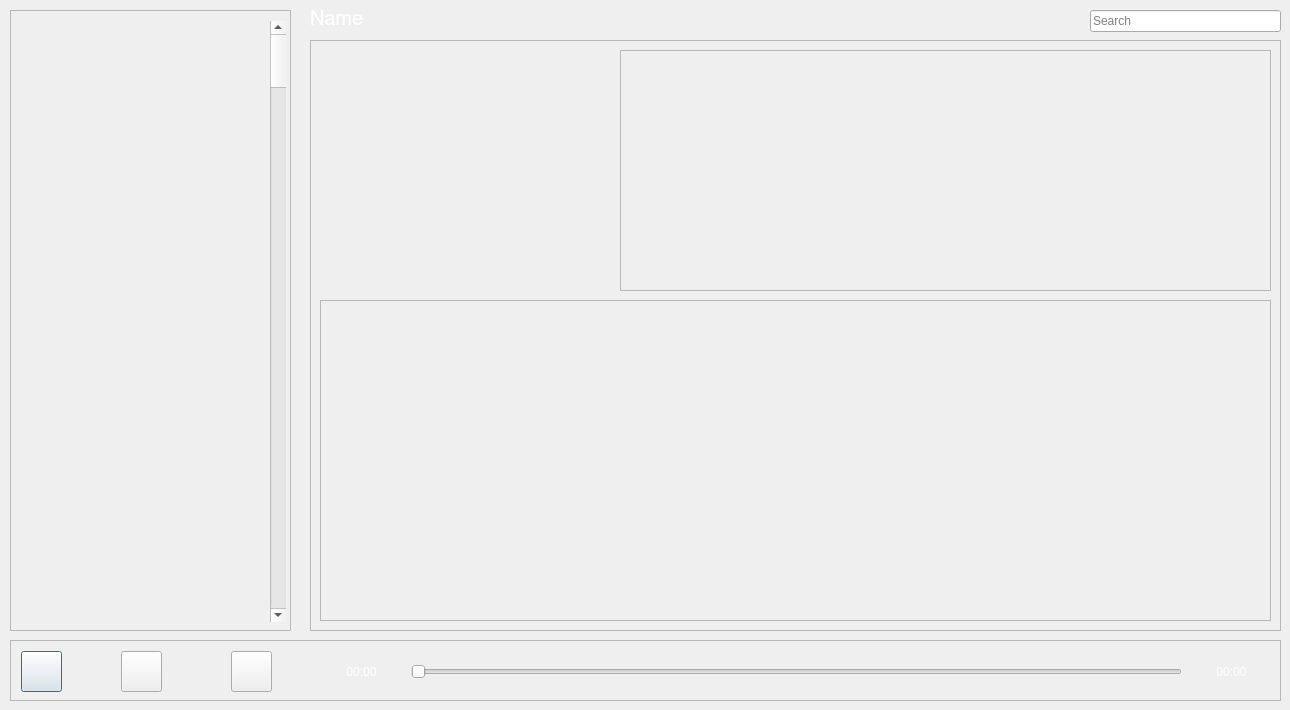
<?xml version="1.0" encoding="UTF-8"?>
<ui version="4.0">
 <class>streamerwind</class>
 <widget class="QDialog" name="streamerwind">
  <property name="geometry">
   <rect>
    <x>0</x>
    <y>0</y>
    <width>1290</width>
    <height>710</height>
   </rect>
  </property>
  <property name="windowTitle">
   <string>Dialog</string>
  </property>
  <widget class="QScrollArea" name="scrollArea">
   <property name="geometry">
    <rect>
     <x>10</x>
     <y>10</y>
     <width>281</width>
     <height>621</height>
    </rect>
   </property>
   <property name="widgetResizable">
    <bool>true</bool>
   </property>
   <widget class="QWidget" name="scrollAreaWidgetContents">
    <property name="geometry">
     <rect>
      <x>0</x>
      <y>0</y>
      <width>279</width>
      <height>619</height>
     </rect>
    </property>
    <widget class="QScrollBar" name="verticalScrollBar">
     <property name="geometry">
      <rect>
       <x>259</x>
       <y>10</y>
       <width>16</width>
       <height>601</height>
      </rect>
     </property>
     <property name="orientation">
      <enum>Qt::Vertical</enum>
     </property>
    </widget>
    <widget class="QLabel" name="label_2">
     <property name="geometry">
      <rect>
       <x>-5</x>
       <y>-17</y>
       <width>291</width>
       <height>711</height>
      </rect>
     </property>
     <property name="text">
      <string/>
     </property>
     <property name="pixmap">
      <pixmap>../Desktop/Wallpapers/1920x1080-black-solid-color-background.jpg</pixmap>
     </property>
     <property name="scaledContents">
      <bool>true</bool>
     </property>
    </widget>
    <zorder>label_2</zorder>
    <zorder>verticalScrollBar</zorder>
   </widget>
  </widget>
  <widget class="QLabel" name="label">
   <property name="geometry">
    <rect>
     <x>-5</x>
     <y>-7</y>
     <width>1311</width>
     <height>731</height>
    </rect>
   </property>
   <property name="font">
    <font>
     <pointsize>15</pointsize>
    </font>
   </property>
   <property name="text">
    <string/>
   </property>
   <property name="pixmap">
    <pixmap>../Desktop/Wallpapers/gradient-wallpaper-26050-26735-hd-wallpapers.jpg</pixmap>
   </property>
   <property name="scaledContents">
    <bool>true</bool>
   </property>
  </widget>
  <widget class="QScrollArea" name="scrollArea_2">
   <property name="geometry">
    <rect>
     <x>10</x>
     <y>640</y>
     <width>1271</width>
     <height>61</height>
    </rect>
   </property>
   <property name="widgetResizable">
    <bool>true</bool>
   </property>
   <widget class="QWidget" name="scrollAreaWidgetContents_2">
    <property name="geometry">
     <rect>
      <x>0</x>
      <y>0</y>
      <width>1269</width>
      <height>59</height>
     </rect>
    </property>
    <widget class="QLabel" name="label_3">
     <property name="geometry">
      <rect>
       <x>-5</x>
       <y>-7</y>
       <width>1281</width>
       <height>71</height>
      </rect>
     </property>
     <property name="text">
      <string/>
     </property>
     <property name="pixmap">
      <pixmap>../Desktop/Wallpapers/1920x1080-black-solid-color-background.jpg</pixmap>
     </property>
     <property name="scaledContents">
      <bool>true</bool>
     </property>
    </widget>
    <widget class="QPushButton" name="prev">
     <property name="geometry">
      <rect>
       <x>10</x>
       <y>10</y>
       <width>41</width>
       <height>41</height>
      </rect>
     </property>
     <property name="styleSheet">
      <string notr="true">#prev{
background-color: transparent;
border-image: url(:assests/prev.png);
background: none;
background-repeat: none;
}</string>
     </property>
     <property name="text">
      <string/>
     </property>
    </widget>
    <widget class="QPushButton" name="midbutton">
     <property name="geometry">
      <rect>
       <x>110</x>
       <y>10</y>
       <width>41</width>
       <height>41</height>
      </rect>
     </property>
     <property name="styleSheet">
      <string notr="true">#midbutton{
background-color: transparent;
border-image: url(:assests/play.png);
background: none;
background-repeat: none;
}
#midbutton:pressed{
	border-image: url(:assests/paus.png);
}</string>
     </property>
     <property name="text">
      <string/>
     </property>
    </widget>
    <widget class="QPushButton" name="next">
     <property name="geometry">
      <rect>
       <x>220</x>
       <y>10</y>
       <width>41</width>
       <height>41</height>
      </rect>
     </property>
     <property name="styleSheet">
      <string notr="true">#next{
background-color: transparent;
border-image: url(:assests/next.png);
background: none;
background-repeat: none;
}</string>
     </property>
     <property name="text">
      <string/>
     </property>
    </widget>
    <widget class="QSlider" name="horizontalSlider">
     <property name="geometry">
      <rect>
       <x>400</x>
       <y>21</y>
       <width>771</width>
       <height>20</height>
      </rect>
     </property>
     <property name="orientation">
      <enum>Qt::Horizontal</enum>
     </property>
    </widget>
    <widget class="QLabel" name="label_5">
     <property name="geometry">
      <rect>
       <x>310</x>
       <y>20</y>
       <width>81</width>
       <height>21</height>
      </rect>
     </property>
     <property name="palette">
      <palette>
       <active>
        <colorrole role="WindowText">
         <brush brushstyle="SolidPattern">
          <color alpha="255">
           <red>255</red>
           <green>255</green>
           <blue>255</blue>
          </color>
         </brush>
        </colorrole>
        <colorrole role="Text">
         <brush brushstyle="SolidPattern">
          <color alpha="255">
           <red>255</red>
           <green>255</green>
           <blue>255</blue>
          </color>
         </brush>
        </colorrole>
       </active>
       <inactive>
        <colorrole role="WindowText">
         <brush brushstyle="SolidPattern">
          <color alpha="255">
           <red>255</red>
           <green>255</green>
           <blue>255</blue>
          </color>
         </brush>
        </colorrole>
        <colorrole role="Text">
         <brush brushstyle="SolidPattern">
          <color alpha="255">
           <red>255</red>
           <green>255</green>
           <blue>255</blue>
          </color>
         </brush>
        </colorrole>
       </inactive>
       <disabled>
        <colorrole role="WindowText">
         <brush brushstyle="SolidPattern">
          <color alpha="255">
           <red>190</red>
           <green>190</green>
           <blue>190</blue>
          </color>
         </brush>
        </colorrole>
        <colorrole role="Text">
         <brush brushstyle="SolidPattern">
          <color alpha="255">
           <red>190</red>
           <green>190</green>
           <blue>190</blue>
          </color>
         </brush>
        </colorrole>
       </disabled>
      </palette>
     </property>
     <property name="text">
      <string>00:00</string>
     </property>
     <property name="alignment">
      <set>Qt::AlignCenter</set>
     </property>
    </widget>
    <widget class="QLabel" name="label_6">
     <property name="geometry">
      <rect>
       <x>1180</x>
       <y>20</y>
       <width>81</width>
       <height>21</height>
      </rect>
     </property>
     <property name="palette">
      <palette>
       <active>
        <colorrole role="WindowText">
         <brush brushstyle="SolidPattern">
          <color alpha="255">
           <red>255</red>
           <green>255</green>
           <blue>255</blue>
          </color>
         </brush>
        </colorrole>
        <colorrole role="Text">
         <brush brushstyle="SolidPattern">
          <color alpha="255">
           <red>255</red>
           <green>255</green>
           <blue>255</blue>
          </color>
         </brush>
        </colorrole>
       </active>
       <inactive>
        <colorrole role="WindowText">
         <brush brushstyle="SolidPattern">
          <color alpha="255">
           <red>255</red>
           <green>255</green>
           <blue>255</blue>
          </color>
         </brush>
        </colorrole>
        <colorrole role="Text">
         <brush brushstyle="SolidPattern">
          <color alpha="255">
           <red>255</red>
           <green>255</green>
           <blue>255</blue>
          </color>
         </brush>
        </colorrole>
       </inactive>
       <disabled>
        <colorrole role="WindowText">
         <brush brushstyle="SolidPattern">
          <color alpha="255">
           <red>190</red>
           <green>190</green>
           <blue>190</blue>
          </color>
         </brush>
        </colorrole>
        <colorrole role="Text">
         <brush brushstyle="SolidPattern">
          <color alpha="255">
           <red>190</red>
           <green>190</green>
           <blue>190</blue>
          </color>
         </brush>
        </colorrole>
       </disabled>
      </palette>
     </property>
     <property name="text">
      <string>00:00</string>
     </property>
     <property name="alignment">
      <set>Qt::AlignCenter</set>
     </property>
    </widget>
   </widget>
  </widget>
  <widget class="QLineEdit" name="lineEdit">
   <property name="geometry">
    <rect>
     <x>1090</x>
     <y>10</y>
     <width>191</width>
     <height>22</height>
    </rect>
   </property>
   <property name="placeholderText">
    <string>Search</string>
   </property>
  </widget>
  <widget class="QLabel" name="user_name">
   <property name="geometry">
    <rect>
     <x>310</x>
     <y>10</y>
     <width>331</width>
     <height>21</height>
    </rect>
   </property>
   <property name="palette">
    <palette>
     <active>
      <colorrole role="WindowText">
       <brush brushstyle="SolidPattern">
        <color alpha="255">
         <red>255</red>
         <green>255</green>
         <blue>255</blue>
        </color>
       </brush>
      </colorrole>
     </active>
     <inactive>
      <colorrole role="WindowText">
       <brush brushstyle="SolidPattern">
        <color alpha="255">
         <red>255</red>
         <green>255</green>
         <blue>255</blue>
        </color>
       </brush>
      </colorrole>
     </inactive>
     <disabled>
      <colorrole role="WindowText">
       <brush brushstyle="SolidPattern">
        <color alpha="255">
         <red>190</red>
         <green>190</green>
         <blue>190</blue>
        </color>
       </brush>
      </colorrole>
     </disabled>
    </palette>
   </property>
   <property name="font">
    <font>
     <family>Nimbus Sans</family>
     <pointsize>15</pointsize>
    </font>
   </property>
   <property name="text">
    <string>Name</string>
   </property>
  </widget>
  <widget class="QFrame" name="frame">
   <property name="geometry">
    <rect>
     <x>310</x>
     <y>40</y>
     <width>971</width>
     <height>591</height>
    </rect>
   </property>
   <property name="frameShape">
    <enum>QFrame::StyledPanel</enum>
   </property>
   <property name="frameShadow">
    <enum>QFrame::Raised</enum>
   </property>
   <widget class="QFrame" name="frame_2">
    <property name="geometry">
     <rect>
      <x>10</x>
      <y>260</y>
      <width>951</width>
      <height>321</height>
     </rect>
    </property>
    <property name="frameShape">
     <enum>QFrame::StyledPanel</enum>
    </property>
    <property name="frameShadow">
     <enum>QFrame::Raised</enum>
    </property>
   </widget>
   <widget class="QFrame" name="frame_3">
    <property name="geometry">
     <rect>
      <x>310</x>
      <y>10</y>
      <width>651</width>
      <height>241</height>
     </rect>
    </property>
    <property name="frameShape">
     <enum>QFrame::StyledPanel</enum>
    </property>
    <property name="frameShadow">
     <enum>QFrame::Raised</enum>
    </property>
   </widget>
  </widget>
  <widget class="QLabel" name="label_4">
   <property name="geometry">
    <rect>
     <x>1060</x>
     <y>10</y>
     <width>21</width>
     <height>21</height>
    </rect>
   </property>
   <property name="text">
    <string/>
   </property>
   <property name="pixmap">
    <pixmap>../Downloads/search.png</pixmap>
   </property>
   <property name="scaledContents">
    <bool>true</bool>
   </property>
  </widget>
  <zorder>label</zorder>
  <zorder>scrollArea</zorder>
  <zorder>scrollArea_2</zorder>
  <zorder>lineEdit</zorder>
  <zorder>label_4</zorder>
  <zorder>user_name</zorder>
  <zorder>frame</zorder>
 </widget>
 <resources/>
 <connections/>
</ui>
